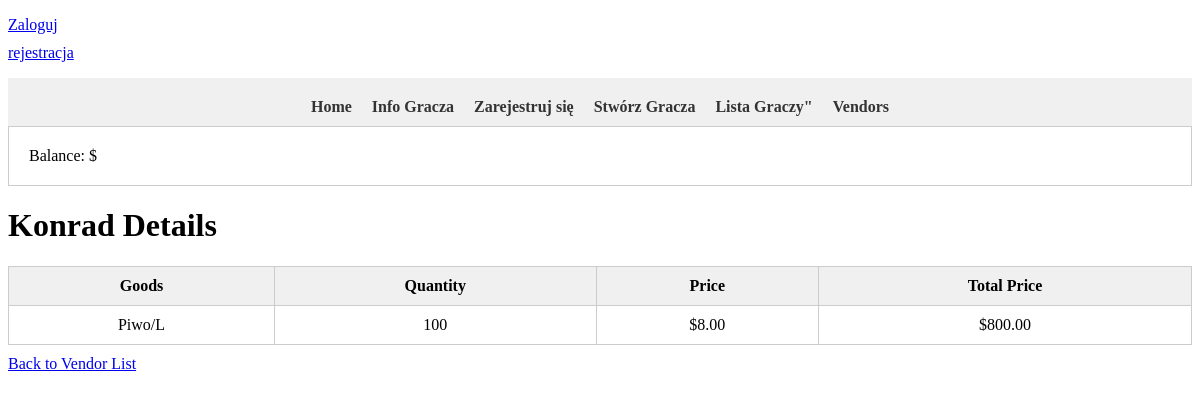
The page /seller/2/ on the database its author committed.
### SimGame/models.py (models this page shows, shortened)
class Seller(models.Model):
    name = models.CharField(max_length=64)

class SellerGoods(models.Model):
    seller = models.ForeignKey(Seller, on_delete=models.CASCADE)
    goods = models.ForeignKey(Goods, on_delete=models.CASCADE)
    quantity = models.IntegerField()

class Goods(models.Model):
    name = models.CharField(max_length=64)
    price = models.DecimalField(max_digits=10, decimal_places=2)

### SimGame/views.py (the view)
# urls.py: path('seller/<int:pk>/', SellerDetail.as_view(), name='seller_detail'),
class SellerDetail(View):
    def get(self, request, pk):
        seller = get_object_or_404(Seller, pk=pk)
        sellergoods = SellerGoods.objects.filter(seller=seller).select_related('goods')
        for sellergood in sellergoods:
            sellergood.total_price = sellergood.quantity * sellergood.goods.price
        return render(request, 'seller_detail.html', {'seller': seller, 'sellergoods': sellergoods})

### templates/seller_detail.html (shortened to what this page needs)
{% extends 'base.html' %}
{% block content %}
    <h1>{{ seller.name }} Details</h1>
    <table class="seller-details-table">
        <thead>
            <tr>
                <th>Goods</th>
                <th>Quantity</th>
                <th>Price</th>
                <th>Total Price</th>
            </tr>
        </thead>
        <tbody>
            {% for sellergood in sellergoods %}
            <tr>
                <td>{{ sellergood.goods.name }}</td>
                <td>{{ sellergood.quantity }}</td>
                <td>${{ sellergood.goods.price }}</td>
                <td>${{ sellergood.total_price }}</td>
            </tr>
            {% endfor %}
        </tbody>
    </table>
    <a href="{% url 'vendor_list' %}">Back to Vendor List</a>
{% endblock content %}

### templates/seller_detail.html (style rules this page uses)
.seller-details-table { width: 100%; border-collapse: collapse; }
.seller-details-table th, .seller-details-table td { padding: 10px; border: 1px solid #ccc; }
.seller-details-table th { background-color: #f0f0f0; }
.seller-details-table td { text-align: center; }
a { display: block; margin-top: 10px; }

### rows shown on the page
Seller: name "Konrad"
SellerGoods: goods.name "Piwo/L", quantity "100", goods.price "8.00", total_price "800.00"
